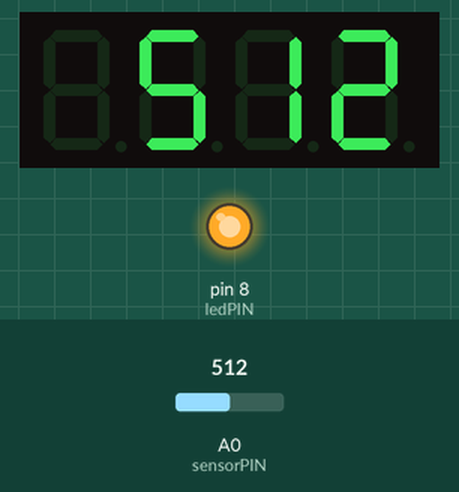
Recording of a sketch running on a simulated Arduino Uno, built with avr-gcc and run on an emulated ATmega328P. Parts: 4-digit seven-segment display, output pins drawn as LEDs (lit = HIGH). Inputs (shaded band) come from the test bench; at power-on: A0 (sensorPIN) = 512.

Above: at 3.2 s.
3.3 s: A0 (sensorPIN) set to 467
At 4.3 s:
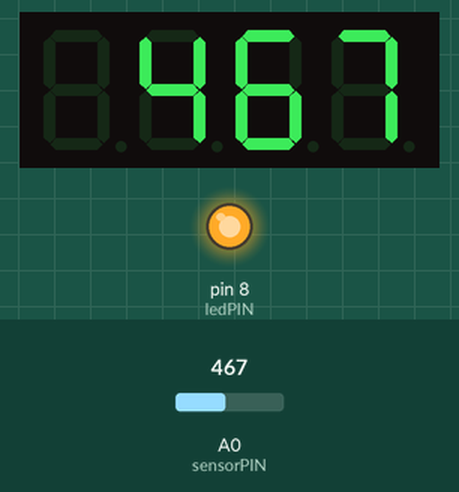
4.9 s: A0 (sensorPIN) set to 439
At 5.3 s:
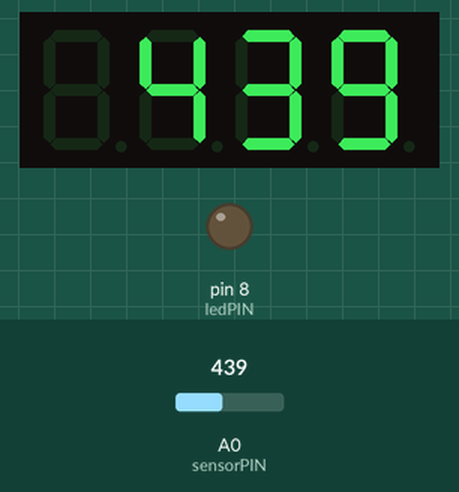
6.4 s: A0 (sensorPIN) set to 460
At 7.3 s:
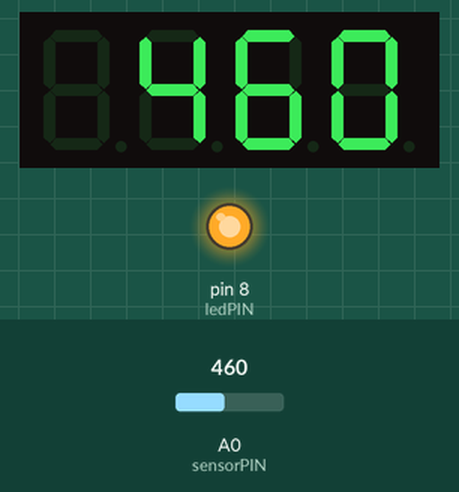
Timing chart, 0 to 9.4 s (numbered marks = the images above; inputs shaded):
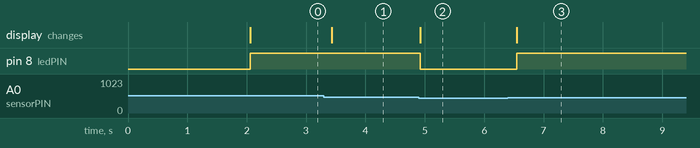

The sketch:

main.ino
```cpp
// Projekt Mikrocontroller
// Messen der Bodenfeuchte und Anzeige auf einem Display
//
// Created 03.06.2020
// By Michael Strupp

#include "TM1637.h" // For communication to the display

// Pin definitions
const int displayCLK = 2; // yellow
const int displayDIO = 3; // white
const int sensorPIN = A0; // blue
const int ledPIN = 8; // green

// Settings
const int brightness = 2; // Value from 0 (darkest) to 7 (brightest)
const int threshold = 450; // Values above this threshold trigger the watering alarm

// Global variables
TM1637 display(displayCLK, displayDIO); // Display object

void setup() {
  display.init(); // Initialize and clear display
  display.set(brightness);
  // Display Welcome message
  display.displayStr("HALLO");
  delay(2000);
  // Set Warning LED pin as output
  pinMode(8, OUTPUT);
}

void loop() {
  int val;
  val = analogRead(sensorPIN);
  // Show the value on the display
  display.displayNum(val);
  // Aktivate the alarm LED if the soil is dry
  if (val >= threshold) {
    digitalWrite(ledPIN, HIGH);
  } else {
    digitalWrite(ledPIN, LOW);
  }

  delay(100);
}
```

Measured:
- the behaviour switches between 450 and 449 on A0 (sensorPIN) (found by bisection; images 1 and 2)
- after the input at 3.3 s, the display: changes after 0.13 s (image 1)
- after the input at 4.9 s, pin 8 (ledPIN): HIGH → LOW at once; the display: changes at once (image 2)
- after the input at 6.4 s, pin 8 (ledPIN): LOW → HIGH after 0.15 s; the display: changes after 0.15 s (image 3)
